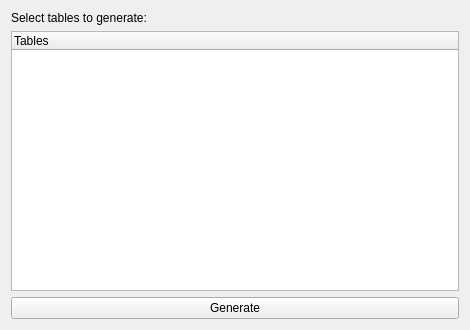
<?xml version="1.0" encoding="UTF-8"?>
<ui version="4.0">
 <class>DatabaseWidget</class>
 <widget class="QWidget" name="DatabaseWidget">
  <property name="geometry">
   <rect>
    <x>0</x>
    <y>0</y>
    <width>470</width>
    <height>330</height>
   </rect>
  </property>
  <property name="windowTitle">
   <string>DatabaseWidget</string>
  </property>
  <layout class="QVBoxLayout" name="verticalLayout">
   <item>
    <widget class="QLabel" name="tablesLabel">
     <property name="text">
      <string>Select tables to generate:</string>
     </property>
    </widget>
   </item>
   <item>
    <widget class="QTreeWidget" name="tablesTree">
     <property name="rootIsDecorated">
      <bool>false</bool>
     </property>
     <property name="uniformRowHeights">
      <bool>false</bool>
     </property>
     <property name="itemsExpandable">
      <bool>true</bool>
     </property>
     <property name="allColumnsShowFocus">
      <bool>false</bool>
     </property>
     <property name="expandsOnDoubleClick">
      <bool>false</bool>
     </property>
     <property name="columnCount">
      <number>1</number>
     </property>
     <attribute name="headerVisible">
      <bool>true</bool>
     </attribute>
     <attribute name="headerCascadingSectionResizes">
      <bool>false</bool>
     </attribute>
     <attribute name="headerHighlightSections">
      <bool>true</bool>
     </attribute>
     <column>
      <property name="text">
       <string>Tables</string>
      </property>
     </column>
    </widget>
   </item>
   <item>
    <widget class="QPushButton" name="generateBtn">
     <property name="text">
      <string>Generate</string>
     </property>
    </widget>
   </item>
  </layout>
 </widget>
 <resources/>
 <connections/>
</ui>
